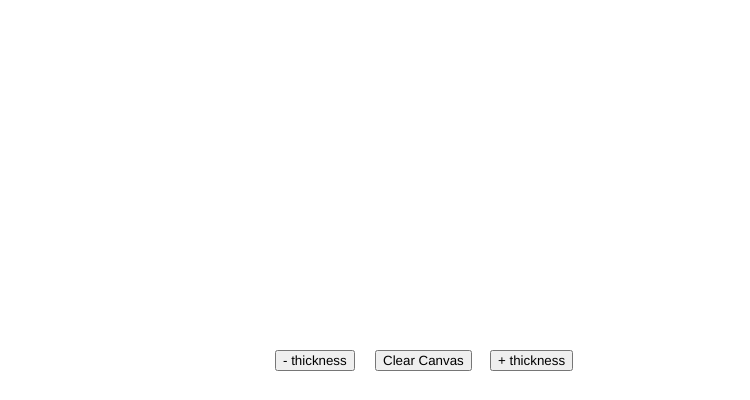
Frame 1 (no input)
Frame 60 (no input): identical to frame 1, image omitted
Frame 120 (the mouse pressed at the canvas centre since frame 60): identical to frame 1, image omitted

The p5.js sketch that drew this single still picture (run headless with seeded random() and noise() and a simulated clock; from frame 60 on, the mouse is pressed at the canvas centre):

// p5.js sketch
// ── sketch.js
var button, thickness, plusButton, minusButton, confirmButton, colorInput, color;
thickness = 10;
color = "black"

function setup() {
    createCanvas(displayWidth - 50, displayHeight - 200);

    button = createButton("Clear Canvas")
    button.position((displayWidth - 50)/2, displayHeight - 250)

    colorInput = createInput("Color")
    confirmButton = createButton("Set Color")

    plusButton = createButton("+ thickness")
    minusButton = createButton("- thickness")

    plusButton.position(((displayWidth - 50)/2) + 115, displayHeight - 250)

    minusButton.position(((displayWidth - 50)/2) - 100, displayHeight - 250)
}

function draw() {
    

    button.mousePressed(()=>{
        background("white")
    })

    plusButton.mousePressed(()=>{
        thickness+=1
    })

    minusButton.mousePressed(()=>{
        thickness-=1
    })

    confirmButton.mousePressed(()=>{
        color = colorInput.value();
    })
}

function mouseDragged() {
    ellipseMode(CENTER)
    fill(color)
    noStroke()
    ellipse(mouseX, mouseY, thickness)
}
